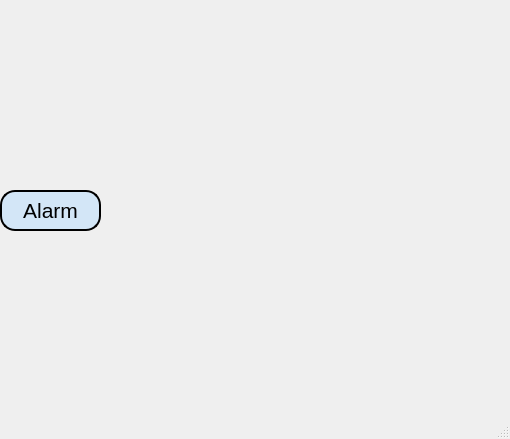
<?xml version="1.0" encoding="UTF-8"?>
<ui version="4.0">
 <class>MainWindow</class>
 <widget class="QMainWindow" name="MainWindow">
  <property name="geometry">
   <rect>
    <x>0</x>
    <y>0</y>
    <width>510</width>
    <height>439</height>
   </rect>
  </property>
  <property name="windowTitle">
   <string>MainWindow</string>
  </property>
  <property name="styleSheet">
   <string notr="true"/>
  </property>
  <widget class="QWidget" name="centralwidget">
   <widget class="QPushButton" name="btn_establecer_alarma">
    <property name="geometry">
     <rect>
      <x>0</x>
      <y>190</y>
      <width>101</width>
      <height>41</height>
     </rect>
    </property>
    <property name="font">
     <font>
      <pointsize>16</pointsize>
     </font>
    </property>
    <property name="styleSheet">
     <string notr="true">border: 2px solid black;
background-color: rgb(211, 230, 247);
border-radius: 15px;</string>
    </property>
    <property name="text">
     <string>Alarm</string>
    </property>
   </widget>
   <widget class="QLabel" name="lbl_alarma">
    <property name="geometry">
     <rect>
      <x>180</x>
      <y>340</y>
      <width>191</width>
      <height>61</height>
     </rect>
    </property>
    <property name="text">
     <string>&lt;html&gt;&lt;head/&gt;&lt;body&gt;&lt;p&gt;&lt;br/&gt;&lt;/p&gt;&lt;/body&gt;&lt;/html&gt;</string>
    </property>
   </widget>
   <widget class="QLabel" name="lbl_hora_actual">
    <property name="geometry">
     <rect>
      <x>180</x>
      <y>230</y>
      <width>161</width>
      <height>31</height>
     </rect>
    </property>
    <property name="text">
     <string>&lt;html&gt;&lt;head/&gt;&lt;body&gt;&lt;p&gt;&lt;br/&gt;&lt;/p&gt;&lt;/body&gt;&lt;/html&gt;</string>
    </property>
    <property name="alignment">
     <set>Qt::AlignCenter</set>
    </property>
   </widget>
   <widget class="QLabel" name="label">
    <property name="geometry">
     <rect>
      <x>0</x>
      <y>0</y>
      <width>511</width>
      <height>401</height>
     </rect>
    </property>
    <property name="text">
     <string/>
    </property>
    <property name="pixmap">
     <pixmap>../../Resource/reloj_gif.gif</pixmap>
    </property>
    <property name="scaledContents">
     <bool>true</bool>
    </property>
   </widget>
   <widget class="QLabel" name="label_9">
    <property name="geometry">
     <rect>
      <x>380</x>
      <y>10</y>
      <width>121</width>
      <height>41</height>
     </rect>
    </property>
    <property name="text">
     <string/>
    </property>
    <property name="pixmap">
     <pixmap resource="../../Resource/resource.qrc">:/Logos/fians.png</pixmap>
    </property>
    <property name="scaledContents">
     <bool>true</bool>
    </property>
   </widget>
   <widget class="QLabel" name="label_10">
    <property name="geometry">
     <rect>
      <x>420</x>
      <y>330</y>
      <width>101</width>
      <height>61</height>
     </rect>
    </property>
    <property name="text">
     <string/>
    </property>
    <property name="pixmap">
     <pixmap resource="../../Resource/resource.qrc">:/Logos/Shelby-Logo.png</pixmap>
    </property>
    <property name="scaledContents">
     <bool>true</bool>
    </property>
   </widget>
   <widget class="QLabel" name="label_11">
    <property name="geometry">
     <rect>
      <x>10</x>
      <y>10</y>
      <width>101</width>
      <height>41</height>
     </rect>
    </property>
    <property name="text">
     <string/>
    </property>
    <property name="pixmap">
     <pixmap resource="../../Resource/resource.qrc">:/Logos/uatlogopng.png</pixmap>
    </property>
    <property name="scaledContents">
     <bool>true</bool>
    </property>
   </widget>
   <zorder>label</zorder>
   <zorder>btn_establecer_alarma</zorder>
   <zorder>lbl_alarma</zorder>
   <zorder>lbl_hora_actual</zorder>
   <zorder>label_9</zorder>
   <zorder>label_10</zorder>
   <zorder>label_11</zorder>
  </widget>
  <widget class="QMenuBar" name="menubar">
   <property name="geometry">
    <rect>
     <x>0</x>
     <y>0</y>
     <width>510</width>
     <height>26</height>
    </rect>
   </property>
  </widget>
  <widget class="QStatusBar" name="statusbar"/>
 </widget>
 <resources>
  <include location="../../Resource/resource.qrc"/>
  <include location="../../Resource/resource.qrc"/>
 </resources>
 <connections/>
</ui>
